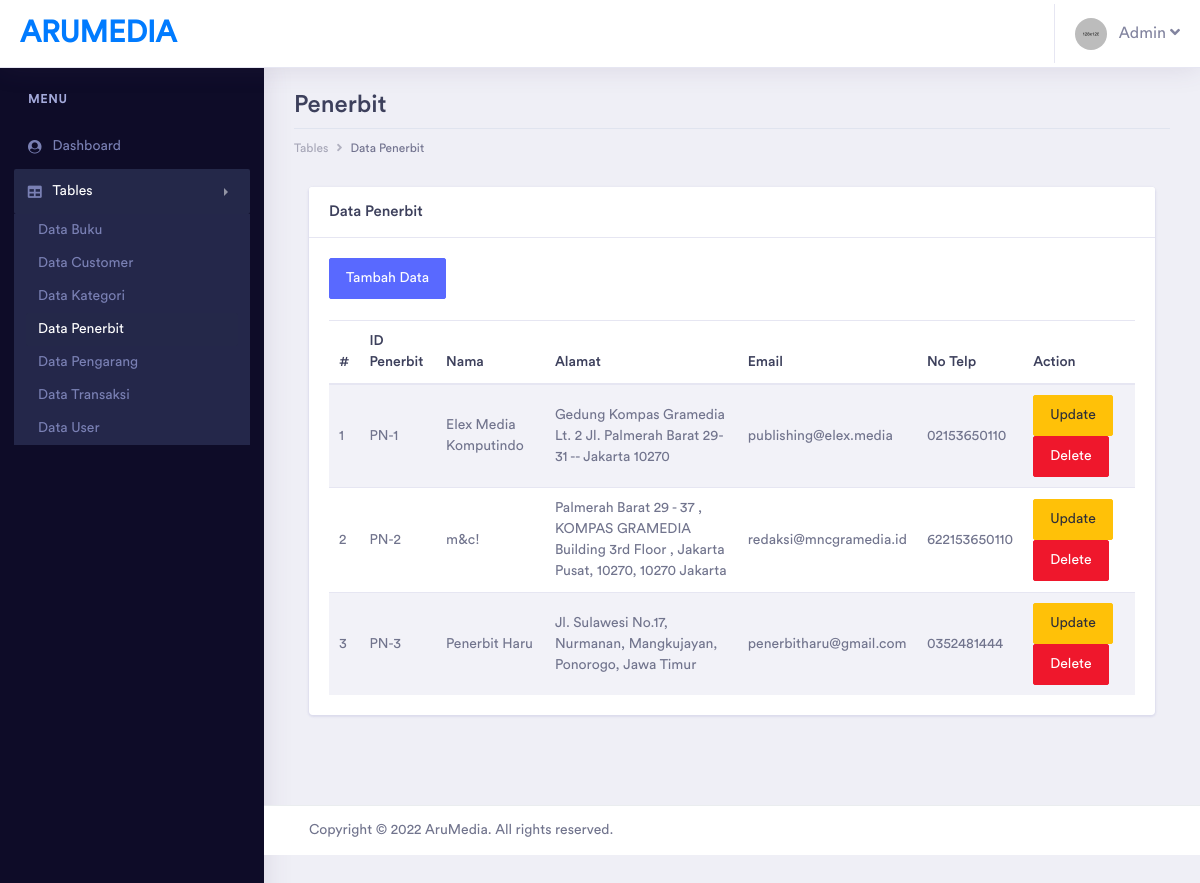
Page /admin/pages/tables/penerbit/table_penerbit.php (signed in) on the committed database.
### tables this page shows
CREATE TABLE `penerbit` (
  `id_penerbit` varchar(20) NOT NULL,
  `nama_penerbit` varchar(100) NOT NULL,
  `alamat_penerbit` varchar(100) NOT NULL,
  `email_penerbit` varchar(50) NOT NULL,
  `telp_penerbit` varchar(20) NOT NULL,
  `deleted` tinyint(1) NOT NULL
);

### admin/pages/tables/penerbit/table_penerbit.php (the view, shortened to what this page needs)
<?php
include '../../../../helper/connection.php';
?>
<?php
if(!$_SESSION['username'] && !$_SESSION['password'] && $_SESSION['tipe_user'] != "Admin")
{
    echo "
		<script type='text/javascript'>
		alert('Anda harus login terlebih dahulu!')
		window.location='../../../index.php';
		</script>";
}
else
{
?>
<!doctype html>
<html lang="en">
<head>
    <link rel="stylesheet" href="../../../assets/vendor/bootstrap/css/bootstrap.min.css">
    <link href="../../../assets/vendor/fonts/circular-std/style.css" rel="stylesheet">
    <link rel="stylesheet" href="../../../assets/libs/css/style.css">
    <link rel="stylesheet" href="../../../assets/vendor/fonts/fontawesome/css/fontawesome-all.css">
    <link rel="stylesheet" href="../../../assets/vendor/charts/chartist-bundle/chartist.css">
    <link rel="stylesheet" href="../../../assets/vendor/charts/morris-bundle/morris.css">
    <link rel="stylesheet" href="../../../assets/vendor/fonts/material-design-iconic-font/css/materialdesignicons.min.css">
    <link rel="stylesheet" href="../../../assets/vendor/charts/c3charts/c3.css">
    <link rel="stylesheet" href="../../../assets/vendor/fonts/flag-icon-css/flag-icon.min.css">
</head>
<body>
    <div class="dashboard-main-wrapper">
        <div class="dashboard-header">
            <nav class="navbar navbar-expand-lg bg-white fixed-top">
                <a class="navbar-brand" href="../../../dashboard.php">AruMedia</a>
                <div class="collapse navbar-collapse " id="navbarSupportedContent">
                    <ul class="navbar-nav ml-auto navbar-right-top">
                        <li class="nav-item dropdown nav-user">
                            <a class="nav-link nav-user-img" href="#" id="navbarDropdownMenuLink2" data-toggle="dropdown"
                                aria-haspopup="true" aria-expanded="false"><img src="../../../assets/images/avatar-1.jpg"
                                    alt="" class="user-avatar-md rounded-circle">&nbsp;&nbsp;&nbsp;Admin <i class="fas fa-angle-down"></i></a>
                        </li>
                    </ul>
                </div>
            </nav>
        </div>
        <div class="nav-left-sidebar sidebar-dark">
            <div class="menu-list">
                <nav class="navbar navbar-expand-lg navbar-light">
                    <div class="collapse navbar-collapse" id="navbarNav">
                        <ul class="navbar-nav flex-column">
                            <li class="nav-divider">
                                Menu
                            </li>
                            <li class="nav-item ">
                                <a class="nav-link" href="../../../dashboard.php" aria-expanded="false" data-target="#submenu-1"
                                    aria-controls="submenu-1"><i class="fa fa-fw fa-user-circle"></i>Dashboard
                                    <span class="badge badge-success">6</span></a>
                            </li>
                            <li class="nav-item">
                                <a class="nav-link active" href="#" data-toggle="collapse" aria-expanded="false"
                                    data-target="#submenu-5" aria-controls="submenu-5"><i class="fas fa-fw fa-table"></i>Tables</a>
                                <div id="submenu-5" class="collapse submenu show" style="">
                                    <ul class="nav flex-column">
                                        <li class="nav-item">
                                            <a class="nav-link" href="../buku/table_buku.php">Data Buku</a>
                                        </li>
                                        <li class="nav-item">
                                            <a class="nav-link" href="../customer/table_customer.php">Data Customer</a>
                                        </li>
                                        <li class="nav-item">
                                            <a class="nav-link" href="../kategori/table_kategori.php">Data
                                                Kategori</a>
                                        </li>
                                        <li class="nav-item">
                                            <a class="nav-link active" href="table_penerbit.php">Data Penerbit</a>
                                        </li>
                                        <li class="nav-item">
                                            <a class="nav-link" href="../pengarang/table_pengarang.php">Data Pengarang</a>
                                        </li>
                                        <li class="nav-item">
                                            <a class="nav-link" href="../transaksi/table_transaksi.php">Data Transaksi</a>
                                        </li>
                                        <li class="nav-item">
                                            <a class="nav-link" href="../user/table_user.php">Data User</a>
                                        </li>
                                    </ul>
                                </div>
                            </li>
                        </ul>
                    </div>
                </nav>
            </div>
        </div>
        <div class="dashboard-wrapper">
            <div class="dashboard-ecommerce">
                <div class="container-fluid dashboard-content ">
                    <div class="row">
                        <div class="col-xl-12 col-lg-12 col-md-12 col-sm-12 col-12">
                            <div class="page-header">
                                <h2 class="pageheader-title">Penerbit</h2>
                                <div class="page-breadcrumb">
                                    <nav aria-label="breadcrumb">
                                        <ol class="breadcrumb">
                                            <li class="breadcrumb-item"><a href="#" class="breadcrumb-link">Tables</a></li>
                                            <li class="breadcrumb-item active" aria-current="page">Data Penerbit</li>
                                        </ol>
                                    </nav>
                                </div>
                            </div>
                        </div>
                    </div>
                    <div class="col-xl-12">
                        <div class="card">
                            <h5 class="card-header">Data Penerbit</h5>
                            <div class="card-body">
                                <a href="form_penerbit.php" class="btn btn-primary">Tambah Data</a>
                                <br><br>
                                <table class="table table-striped">
                                    <thead>
                                        <tr>
                                            <th>#</th>
                                            <th>ID Penerbit</th>
                                            <th>Nama</th>
                                            <th>Alamat</th>
                                            <th>Email</th>
                                            <th>No Telp</th>
                                            <th>Action</th>
                                        </tr>
                                    </thead>
                                    <tbody>
                                        <?php
                                            $query =
                                            "SELECT * FROM penerbit WHERE deleted = 0";
                                            $result = mysqli_query($con, $query);
                                            if (mysqli_num_rows($result) > 0)
                                            {
                                                $index = 1;
                                                while($row = mysqli_fetch_assoc($result))
                                                {
                                                    $id_penerbit = $row['id_penerbit'];
                                                    echo "
                                                    <tr>
                                                        <td>" . $index++ . "</td>
                                                        <td>" . $row["id_penerbit"] . "</td>
                                                        <td>" . $row["nama_penerbit"] . "</td>
                                                        <td>" . $row["alamat_penerbit"] . "</td>
                                                        <td>" . $row["email_penerbit"] . "</td>
                                                        <td>" . $row["telp_penerbit"] . "</td>
                                                        <td>
                                                            <a href='form_edit_penerbit.php?id_penerbit=$id_penerbit' class='btn btn-warning'>Update</a>
                                                            <a href='process/delete_penerbit.php?id_penerbit=$id_penerbit' class='btn btn-danger'>Delete</a>
                                                        </td>
                                                    </tr>
                                                    ";
                                                }
                                            }
                                            ?>
                                    </tbody>
                                </table>
                            </div>
                        </div>
                    </div>
                </div>
            </div>
            <div class="footer">
                <div class="container-fluid">
                    <div class="row">
                        <div class="col-xl-6 col-lg-6 col-md-6 col-sm-12 col-12">
                        Copyright © 2022 AruMedia. All rights reserved.
                        </div>
                        <div class="col-xl-6 col-lg-6 col-md-6 col-sm-12 col-12">
                        </div>
                    </div>
                </div>
            </div>
        </div>
    </div>
</body>
</html>
<?php } ?>

### rows in the picture
penerbit: id_penerbit "PN-1", nama_penerbit "Elex Media Komputindo", alamat_penerbit "Gedung Kompas Gramedia Lt. 2 Jl. Palmerah Barat 29-31 -- Jakarta 10270", email_penerbit "publishing@elex.media", telp_penerbit "02153650110"
penerbit: id_penerbit "PN-2", nama_penerbit "m&c!", alamat_penerbit "Palmerah Barat 29 - 37 , KOMPAS GRAMEDIA Building 3rd Floor , Jakarta Pusat, 10270, 10270 Jakarta", email_penerbit "redaksi@mncgramedia.id", telp_penerbit "622153650110"
penerbit: id_penerbit "PN-3", nama_penerbit "Penerbit Haru", alamat_penerbit "Jl. Sulawesi No.17, Nurmanan, Mangkujayan, Ponorogo, Jawa Timur", email_penerbit "penerbitharu@gmail.com", telp_penerbit "0352481444"
